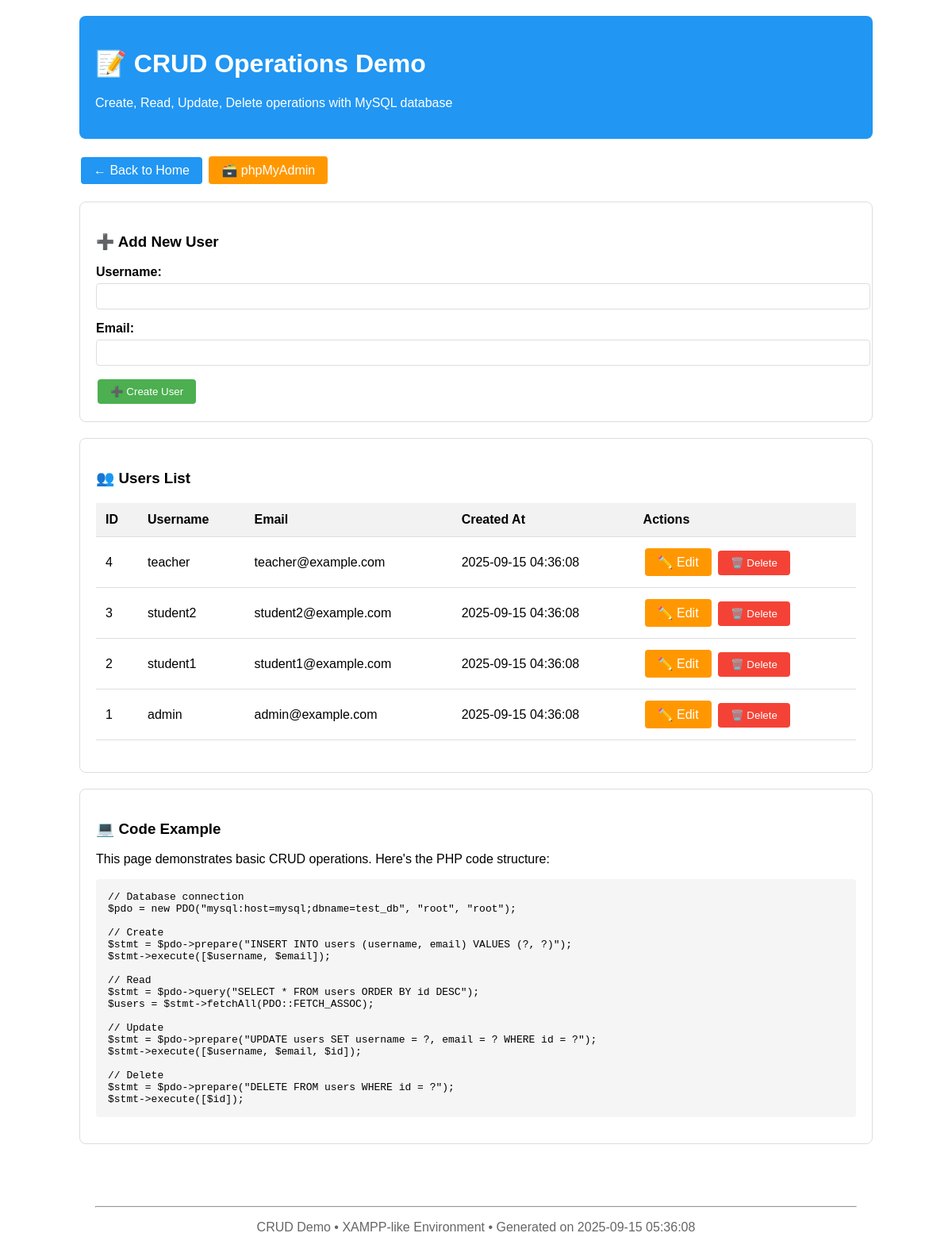
Screenshot of /sample-crud.php with the database file from the repository.
### tables this page shows
CREATE TABLE IF NOT EXISTS users (
    id INT AUTO_INCREMENT PRIMARY KEY,
    username VARCHAR(50) NOT NULL UNIQUE,
    email VARCHAR(100) NOT NULL UNIQUE,
    created_at TIMESTAMP DEFAULT CURRENT_TIMESTAMP
);

### www/sample-crud.php (the view, shortened to what this page needs)
<?php
try {
    $pdo = new PDO("mysql:host=mysql;dbname=test_db", "root", "root");
    $pdo->setAttribute(PDO::ATTR_ERRMODE, PDO::ERRMODE_EXCEPTION);
} catch(PDOException $e) {
    die("Connection failed: " . $e->getMessage());
}
$stmt = $pdo->query("SELECT * FROM users ORDER BY id DESC");
$users = $stmt->fetchAll(PDO::FETCH_ASSOC);
$editUser = null;
?>
<!DOCTYPE html>
<html lang="en">
<head>
</head>
<body>
    <div class="header">
        <h1>📝 CRUD Operations Demo</h1>
        <p>Create, Read, Update, Delete operations with MySQL database</p>
    </div>
    <div class="back-link">
        <a href="/" class="btn btn-primary">← Back to Home</a>
        <a href="/phpmyadmin/" class="btn btn-warning">🗃️ phpMyAdmin</a>
    </div>
    <div class="card">
        <h3><?= $editUser ? '✏️ Edit User' : '➕ Add New User' ?></h3>
        <form method="POST">
            <div class="form-group">
                <label for="username">Username:</label>
                <input type="text" id="username" name="username" required
                       value="<?= $editUser ? htmlspecialchars($editUser['username']) : '' ?>">
            </div>
            <div class="form-group">
                <label for="email">Email:</label>
                <input type="email" id="email" name="email" required
                       value="<?= $editUser ? htmlspecialchars($editUser['email']) : '' ?>">
            </div>
            <button type="submit" class="btn btn-success">
                <?= $editUser ? '💾 Update User' : '➕ Create User' ?>
            </button>
        </form>
    </div>
    <div class="card">
        <h3>👥 Users List</h3>
        <?php if (empty($users)): ?>
            <p>No users found. Create the first user above!</p>
        <?php else: ?>
            <table>
                <thead>
                    <tr>
                        <th>ID</th>
                        <th>Username</th>
                        <th>Email</th>
                        <th>Created At</th>
                        <th>Actions</th>
                    </tr>
                </thead>
                <tbody>
                    <?php foreach ($users as $user): ?>
                        <tr>
                            <td><?= $user['id'] ?></td>
                            <td><?= htmlspecialchars($user['username']) ?></td>
                            <td><?= htmlspecialchars($user['email']) ?></td>
                            <td><?= $user['created_at'] ?></td>
                            <td>
                                <a href="?edit=<?= $user['id'] ?>" class="btn btn-warning">✏️ Edit</a>
                                <form method="POST" style="display: inline;"
                                      onsubmit="return confirm('Are you sure you want to delete this user?')">
                                    <button type="submit" class="btn btn-danger">🗑️ Delete</button>
                                </form>
                            </td>
                        </tr>
                    <?php endforeach; ?>
                </tbody>
            </table>
        <?php endif; ?>
    </div>
    <div class="card">
        <h3>💻 Code Example</h3>
        <p>This page demonstrates basic CRUD operations. Here's the PHP code structure:</p>
        <pre style="background: #f5f5f5; padding: 15px; border-radius: 4px; overflow-x: auto;"><code><?= htmlspecialchars('// Database connection
$pdo = new PDO("mysql:host=mysql;dbname=test_db", "root", "root");
// Create
$stmt = $pdo->prepare("INSERT INTO users (username, email) VALUES (?, ?)");
$stmt->execute([$username, $email]);
// Read
$stmt = $pdo->query("SELECT * FROM users ORDER BY id DESC");
$users = $stmt->fetchAll(PDO::FETCH_ASSOC);
// Update
$stmt = $pdo->prepare("UPDATE users SET username = ?, email = ? WHERE id = ?");
$stmt->execute([$username, $email, $id]);
// Delete
$stmt = $pdo->prepare("DELETE FROM users WHERE id = ?");
$stmt->execute([$id]);') ?></code></pre>
    </div>
    <footer style="margin-top: 50px; padding: 20px; text-align: center; color: #666;">
        <hr>
        <p>CRUD Demo • XAMPP-like Environment • Generated on <?= date('Y-m-d H:i:s') ?></p>
    </footer>
</body>
</html>

### www/sample-crud.php (style rules this page uses)
body { font-family: Arial, sans-serif; max-width: 1000px; margin: 0 auto; padding: 20px; }
.header { background: #2196F3; color: white; padding: 20px; border-radius: 8px; margin-bottom: 20px; }
.card { background: white; border: 1px solid #ddd; border-radius: 8px; padding: 20px; margin: 20px 0; }
.form-group { margin-bottom: 15px; }
label { display: block; margin-bottom: 5px; font-weight: bold; }
input[type="text"], input[type="email"] { width: 100%; padding: 8px; border: 1px solid #ddd; border-radius: 4px; }
.btn { padding: 8px 16px; border: none; border-radius: 4px; cursor: pointer; text-decoration: none; display: inline-block; margin: 2px; }
.btn-primary { background: #2196F3; color: white; }
.btn-success { background: #4CAF50; color: white; }
.btn-danger { background: #f44336; color: white; }
.btn-warning { background: #ff9800; color: white; }
table { width: 100%; border-collapse: collapse; margin: 20px 0; }
th, td { padding: 12px; text-align: left; border-bottom: 1px solid #ddd; }
th { background-color: #f2f2f2; }
.back-link { margin-bottom: 20px; }

### rows the page displays
users: id "4", username "teacher", email "teacher@example.com", created_at "2025-09-15 04:36:08"
users: id "3", username "student2", email "student2@example.com", created_at "2025-09-15 04:36:08"
users: id "2", username "student1", email "student1@example.com", created_at "2025-09-15 04:36:08"
users: id "1", username "admin", email "admin@example.com", created_at "2025-09-15 04:36:08"
